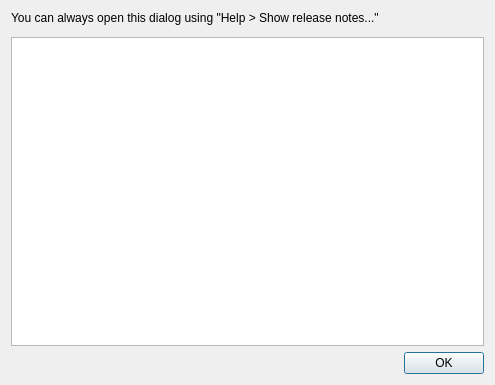
<?xml version="1.0" encoding="UTF-8"?>
<ui version="4.0">
 <class>ReleaseNotesDialog</class>
 <widget class="QDialog" name="ReleaseNotesDialog">
  <property name="geometry">
   <rect>
    <x>0</x>
    <y>0</y>
    <width>495</width>
    <height>385</height>
   </rect>
  </property>
  <property name="windowTitle">
   <string>Release notes</string>
  </property>
  <property name="windowIcon">
   <iconset resource="molsketch.qrc">
    <normaloff>:/images/molsketch.svg</normaloff>:/images/molsketch.svg</iconset>
  </property>
  <layout class="QVBoxLayout" name="verticalLayout">
   <item>
    <widget class="QLabel" name="label">
     <property name="text">
      <string>You can always open this dialog using &quot;Help &gt; Show release notes...&quot;</string>
     </property>
    </widget>
   </item>
   <item>
    <widget class="ConfigurationUpdates" name="configUpdates" native="true"/>
   </item>
   <item>
    <widget class="QTextBrowser" name="textBrowser">
     <property name="source">
      <url>
       <string>qrc:/CHANGELOG</string>
      </url>
     </property>
     <property name="openExternalLinks">
      <bool>true</bool>
     </property>
    </widget>
   </item>
   <item>
    <widget class="QDialogButtonBox" name="buttonBox">
     <property name="orientation">
      <enum>Qt::Horizontal</enum>
     </property>
     <property name="standardButtons">
      <set>QDialogButtonBox::Ok</set>
     </property>
    </widget>
   </item>
  </layout>
 </widget>
 <customwidgets>
  <customwidget>
   <class>ConfigurationUpdates</class>
   <extends>QWidget</extends>
   <header>configurationupdates.h</header>
   <container>1</container>
  </customwidget>
 </customwidgets>
 <resources>
  <include location="molsketch.qrc"/>
 </resources>
 <connections>
  <connection>
   <sender>buttonBox</sender>
   <signal>accepted()</signal>
   <receiver>ReleaseNotesDialog</receiver>
   <slot>accept()</slot>
   <hints>
    <hint type="sourcelabel">
     <x>248</x>
     <y>254</y>
    </hint>
    <hint type="destinationlabel">
     <x>157</x>
     <y>274</y>
    </hint>
   </hints>
  </connection>
  <connection>
   <sender>buttonBox</sender>
   <signal>rejected()</signal>
   <receiver>ReleaseNotesDialog</receiver>
   <slot>reject()</slot>
   <hints>
    <hint type="sourcelabel">
     <x>316</x>
     <y>260</y>
    </hint>
    <hint type="destinationlabel">
     <x>286</x>
     <y>274</y>
    </hint>
   </hints>
  </connection>
 </connections>
</ui>
